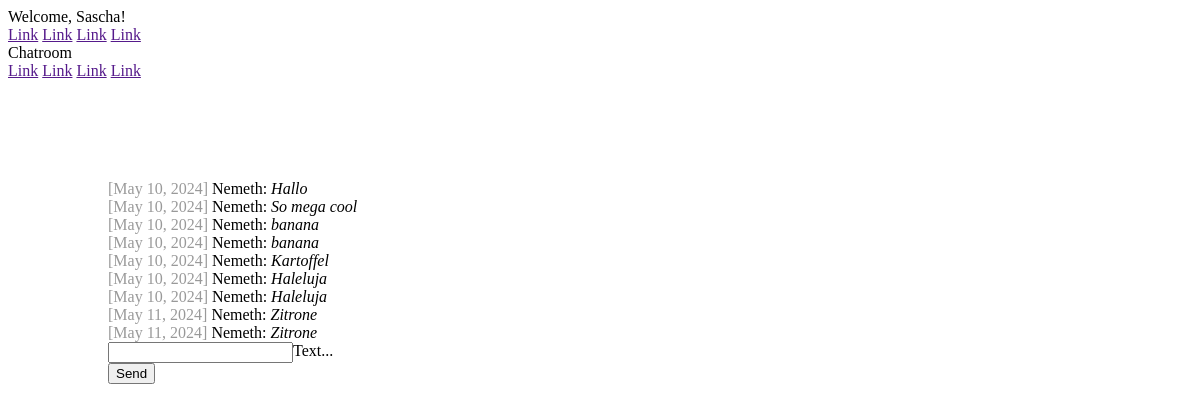
The app's page /chat/ (signed in), older data.
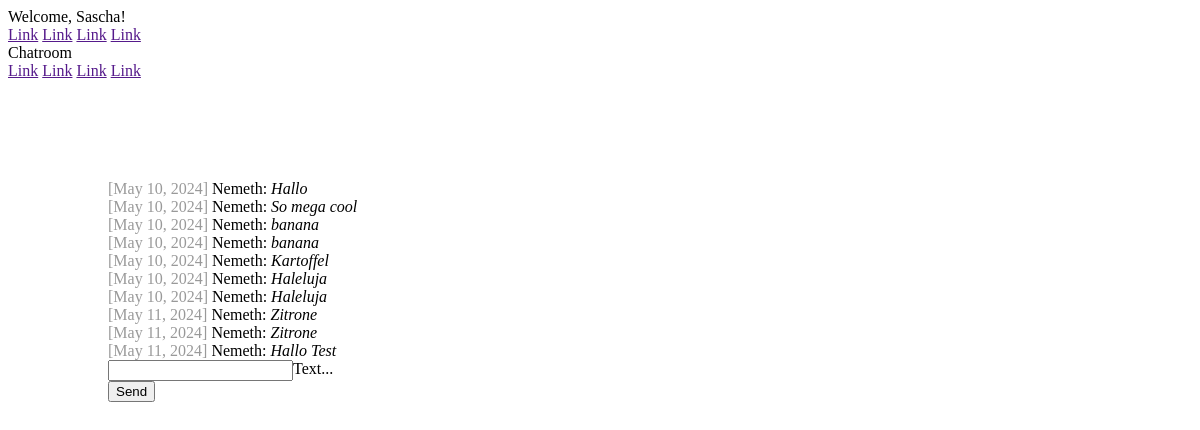
The same page, newer data.
### chat/models.py (models this page shows)
class Message(models.Model):
    text = models.CharField(max_length=500)
    created_at = models.DateField(default=date.today)
    chat = models.ForeignKey(
        Chat,
        on_delete=models.CASCADE,
        related_name="chat_message_set",
        default=None,
        blank=True,
        null=True,
    )
    author = models.ForeignKey(
        settings.AUTH_USER_MODEL,
        on_delete=models.CASCADE,
        related_name="author_message_set",
    )
    receiver = models.ForeignKey(
        settings.AUTH_USER_MODEL,
        on_delete=models.CASCADE,
        related_name="receiver_message_set",
    )

### chat/views.py (the view, shortened to what this page needs)
# urls.py: path('chat/', index),
@login_required(login_url="/login/")
def index(request):
    chatMessages = Message.objects.filter(chat__id=1)
    return render(request, "chat/index.html", {"messages": chatMessages})

### chat/templates/chat/index.html (shortened to what this page needs)
{% extends "base.html" %}
{% block content %}
    {% if request.user.is_authenticated %}
        <div id="messageContainer">
            {% for message in messages %}
                <div>
                    <span class="color-gray"> [{{ message.created_at }}]</span>
                    {{ message.author.last_name }}:
                    <i>{{ message.text }}</i>
                </div>
            {% endfor %}
        </div>
        <form onsubmit="sendMessage(); return false" method="post">
            <div class="mdl-textfield mdl-js-textfield mdl-textfield--floating-label">
                <input class="mdl-textfield__input" name="textmessage" type="text" id="messageField" />
                <label class="mdl-textfield__label" for="messageField">Text...</label>
            </div>
            <button class="mdl-button mdl-js-button mdl-button--raised mdl-js-ripple-effect mdl-button--accent">
                Send
            </button>
        </form>
    {% else %}
        <h1>Nicht eingeloggt!</h1>
        <p>
            Du bist aktuell nicht eingeloggt. Bitte logge Dich ein.<br />
            Bitte klicke <a href="/login/">hier</a>.
        </p>
    {% endif %}
{% endblock %}

Row changes from the older to the newer data that the page shows:
added Message: created_at "May 11, 2024", author.last_name "Nemeth", text "Hallo Test"
